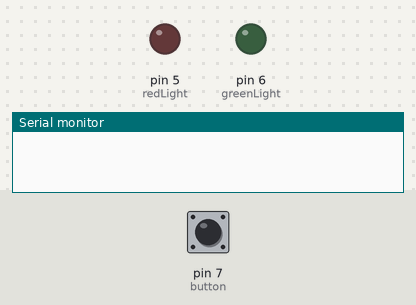
Recording of a sketch running on a simulated Arduino Uno, built with avr-gcc and run on an emulated ATmega328P. Parts: output pins drawn as LEDs (lit = HIGH), the last lines printed to the serial monitor. Inputs (shaded band) come from the test bench; at power-on: pin 7 (button) LOW.

Above: at 1.2 s.
1.3 s: pin 7 (button) pulled HIGH for 0.15 s
At 2.0 s:
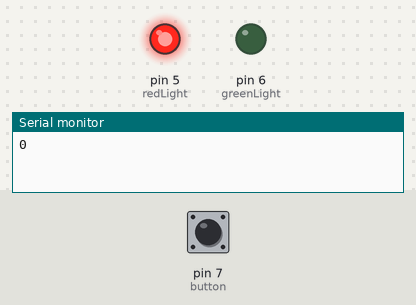
2.9 s: pin 7 (button) pulled HIGH for 3.2 s
At 3.7 s:
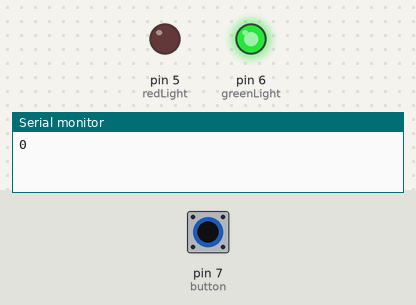
Timing chart, 0 to 7.6 s (numbered marks = the images above; inputs shaded):
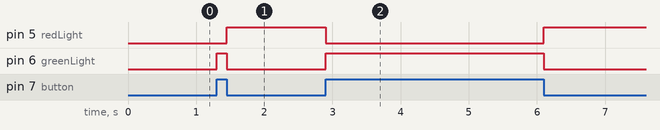

Measured:
- after the input at 1.3 s, pin 5 (redLight): LOW → HIGH after 0.15 s; pin 6 (greenLight): LOW → HIGH at once, → LOW 0.15 s later
- after the input at 2.9 s, pin 5 (redLight): HIGH → LOW at once, → HIGH 3.2 s later; pin 6 (greenLight): LOW → HIGH at once, → LOW 3.2 s later

The sketch:

MorseCode.ino
```cpp
const int button = 7;
const int greenLight = 6;
const int redLight = 5;
int lastTimePushed;

void setup() {
  // put your setup code here, to run once:
  Serial.begin(9600);
  pinMode(button, INPUT);
  pinMode(greenLight, OUTPUT);
  pinMode(redLight, OUTPUT);
}


int lastTimepushed = 0;
int lastTimeReleased = 0;
boolean activated = false;
boolean newLetter = false;
boolean newWord = false;


void loop() {

  if(digitalRead(button) == HIGH){
    digitalWrite(redLight, LOW);
    digitalWrite(greenLight, HIGH);
    activated = true;

    if(lastTimePushed == 0){
      lastTimePushed = millis();
      lastTimeReleased = 0;
      newLetter = false;
      newWord = false;
    }

  }

  else if(digitalRead(button) == LOW && activated){

    digitalWrite(redLight, HIGH);
    digitalWrite(greenLight, LOW);

    if(lastTimePushed != 0){
      if(millis() - lastTimePushed < 500){
        Serial.print(0);
      }else{
        Serial.print(1);
      }
      lastTimePushed = 0;
      lastTimeReleased = millis();
    }
    if(millis() - lastTimeReleased == 1000 && !newLetter){
      newLetter = true;
      Serial.print(2);
    }else if(millis() - lastTimeReleased == 2500 && !newWord){
      newWord = true;
      Serial.print(3);
    }
  }


}
```
